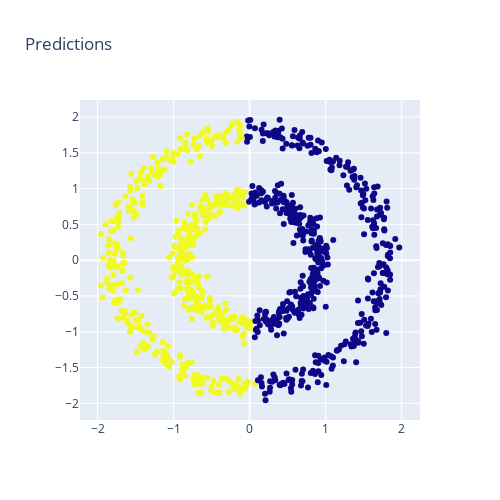
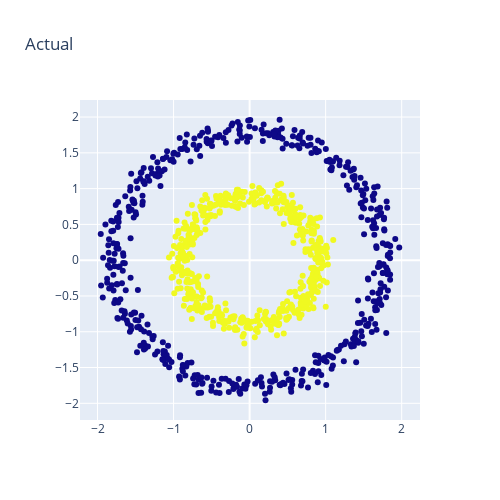
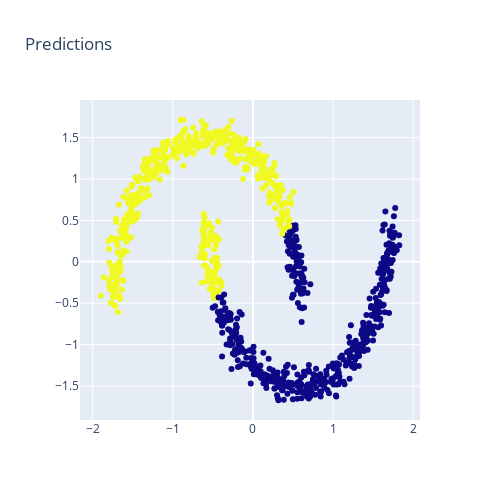
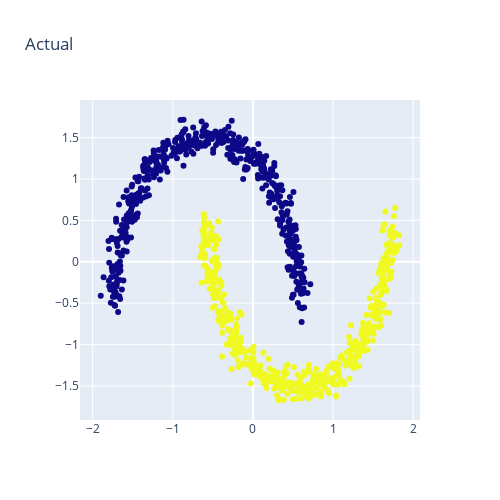

Notebook code for these charts, in order:
### Code cell
plot_num = 1

default_base = {
    'n_neighbors': 10,
    'n_clusters': 3,
}

datasets = [
    (noisy_circles, {'n_clusters': 2}),
    (noisy_moons, {'n_clusters': 2}),
    (varied, {'n_neighbors': 2}),
    (aniso, {'n_neighbors': 2}),
    (blobs, {}),
    (no_structure, {}),
]

for i, ((X, y), algo_params) in enumerate(datasets):
    params = default_base.copy()
    params.update(algo_params)
    
    # normalize for easier parameter selection
    X = StandardScaler().fit_transform(X)
    
    clustering = cluster.KMeans(n_clusters=params["n_clusters"])
    clustering.fit(X)
        
    fig = go.Figure(
        go.Scatter(x=X[:, 0], y=X[:, 1], mode="markers", marker={"color": clustering.labels_})
    )
    fig.update_layout(title="Predictions", width=500, height=500)
    fig.show()
    
    fig = go.Figure(
        go.Scatter(x=X[:, 0], y=X[:, 1], mode="markers", marker={"color": y})
    )
    fig.update_layout(title="Actual", width=500, height=500)
    fig.show()

### Figure 1 — Plotly figure (JSON) as saved in the notebook; plotly's stock layout.template omitted (floating-point values rounded to 4 significant figures; data arrays with more than 128 entries replaced by an {"elided": "..."} marker saying what was removed)
{"data": [{"marker": {"color": {"elided": "1000 int values"}}, "mode": "markers", "type": "scatter", "x": {"elided": "1000 float values"}, "y": {"elided": "1000 float values"}}], "layout": {"height": 500, "title": {"text": "Predictions"}, "width": 500, "xaxis": {"autorange": true, "range": [-2.231, 2.241], "type": "linear"}, "yaxis": {"autorange": true, "range": [-2.233, 2.238], "type": "linear"}}}

### Figure 2 — Plotly figure (JSON) as saved in the notebook; plotly's stock layout.template omitted (floating-point values rounded to 4 significant figures; data arrays with more than 128 entries replaced by an {"elided": "..."} marker saying what was removed)
{"data": [{"marker": {"color": {"elided": "1000 int values"}}, "mode": "markers", "type": "scatter", "x": {"elided": "1000 float values"}, "y": {"elided": "1000 float values"}}], "layout": {"height": 500, "title": {"text": "Actual"}, "width": 500, "xaxis": {"autorange": true, "range": [-2.231, 2.241], "type": "linear"}, "yaxis": {"autorange": true, "range": [-2.233, 2.238], "type": "linear"}}}

### Figure 3 — Plotly figure (JSON) as saved in the notebook; plotly's stock layout.template omitted (floating-point values rounded to 4 significant figures; data arrays with more than 128 entries replaced by an {"elided": "..."} marker saying what was removed)
{"data": [{"marker": {"color": {"elided": "1000 int values"}}, "mode": "markers", "type": "scatter", "x": {"elided": "1000 float values"}, "y": {"elided": "1000 float values"}}], "layout": {"height": 500, "title": {"text": "Predictions"}, "width": 500, "xaxis": {"autorange": true, "range": [-2.158, 2.086], "type": "linear"}, "yaxis": {"autorange": true, "range": [-1.911, 1.954], "type": "linear"}}}

### Figure 4 — Plotly figure (JSON) as saved in the notebook; plotly's stock layout.template omitted (floating-point values rounded to 4 significant figures; data arrays with more than 128 entries replaced by an {"elided": "..."} marker saying what was removed)
{"data": [{"marker": {"color": {"elided": "1000 int values"}}, "mode": "markers", "type": "scatter", "x": {"elided": "1000 float values"}, "y": {"elided": "1000 float values"}}], "layout": {"height": 500, "title": {"text": "Actual"}, "width": 500, "xaxis": {"autorange": true, "range": [-2.158, 2.086], "type": "linear"}, "yaxis": {"autorange": true, "range": [-1.911, 1.954], "type": "linear"}}}
